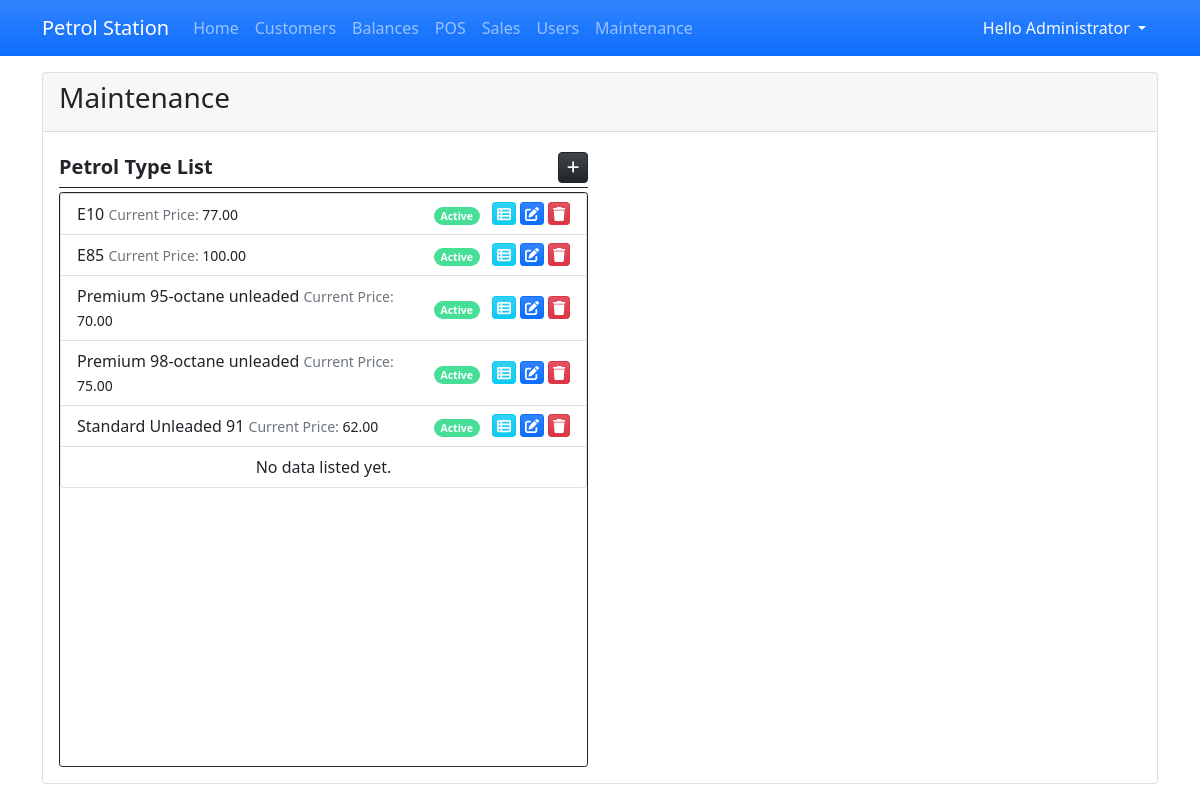
Screenshot of /?page=maintenance (signed in) with the database file from the repository.
### tables this page shows
CREATE TABLE `petrol_type_list` (
            `petrol_type_id` INTEGER NOT NULL PRIMARY KEY AUTOINCREMENT,
            `name` TEXT NOT NULL,
            `price` REAL NOT NULL,
            `status` INTEGER NOT NULL DEFAULT 1
        );

### maintenance.php (the view, shortened to what this page needs)
<div class="card h-100 d-flex flex-column">
    <div class="card-header d-flex justify-content-between">
        <h3 class="card-title">Maintenance</h3>
    </div>
    <div class="card-body flex-grow-1">
        <div class="col-12 h-100">
            <div class="row h-100">
                <div class="col-md-6 h-100 d-flex flex-column">
                    <div class="w-100 d-flex border-bottom border-dark py-1 mb-1">
                        <div class="fs-5 col-auto flex-grow-1"><b>Petrol Type List</b></div>
                        <div class="col-auto flex-grow-0 d-flex justify-content-end">
                            <a href="javascript:void(0)" id="new_petrol_type" class="btn btn-dark btn-sm bg-gradient rounded-2" title="Add Pertol Type"><span class="fa fa-plus"></span></a>
                        </div>
                    </div>
                    <div class="h-100 overflow-auto border rounded-1 border-dark">
                        <ul class="list-group">
                            <?php
                            $cat_qry = $conn->query("SELECT * FROM `petrol_type_list` order by `name` asc");
                            while($row = $cat_qry->fetchArray()):
                                ?>
                                <li class="list-group-item d-flex align-items-center">
                                    <div class="col-8 flex-grow-1">
                                        <?php echo $row['name'] ?> <small><span class="text-muted">Current Price: </span><?php echo number_format($row['price'],2) ?></small>
                                    </div>
                                    <div class="col-2 pe-2 text-end">
                                        <?php
                                        if(isset($row['status']) && $row['status'] == 1){
                                            echo "<small><span class='badge rounded-pill bg-success'>Active</span></small>";
                                        }else{
                                            echo "<small><span class='badge rounded-pill bg-danger'>Inactive</span></small>";
                                        }
                                        ?>
                                    </div>
                                    <div class="col-2 d-flex justify-content-end">
                                        <a href="javascript:void(0)" class="view_petrol_type btn btn-sm btn-info text-light bg-gradient py-0 px-1 me-1" title="View Pertol Type Details" data-id="<?php echo $row['petrol_type_id'] ?>" ><span class="fa fa-th-list"></span></a>
                                        <a href="javascript:void(0)" class="edit_petrol_type btn btn-sm btn-primary bg-gradient py-0 px-1 me-1" title="Edit Pertol Type Details" data-id="<?php echo $row['petrol_type_id'] ?>"  data-name="<?php echo $row['name'] ?>"><span class="fa fa-edit"></span></a>
                                        <a href="javascript:void(0)" class="delete_petrol_type btn btn-sm btn-danger bg-gradient py-0 px-1" title="Delete Pertol Type" data-id="<?php echo $row['petrol_type_id'] ?>"  data-name="<?php echo $row['name'] ?>"><span class="fa fa-trash"></span></a>
                                    </div>
                                </li>
                            <?php endwhile; ?>
                            <?php if(!$cat_qry->fetchArray()): ?>
                                <li class="list-group-item text-center">No data listed yet.</li>
                            <?php endif; ?>
                        </ul>
                    </div>
                </div>
            </div>
        </div>
    </div>
</div>

### index.php (style rules this page uses)
:root { --bs-success-rgb:71, 222, 152 !important; }
html,body { height:100%; width:100%; }

### rows the page displays
petrol_type_list: name "E10", price "77.00", status "Active"
petrol_type_list: name "E85", price "100.00", status "Active"
petrol_type_list: name "Premium 95-octane unleaded", price "70.00", status "Active"
petrol_type_list: name "Premium 98-octane unleaded", price "75.00", status "Active"
petrol_type_list: name "Standard Unleaded 91", price "62.00", status "Active"

### other values shown
$_SESSION['fullname'] "Administrator"
